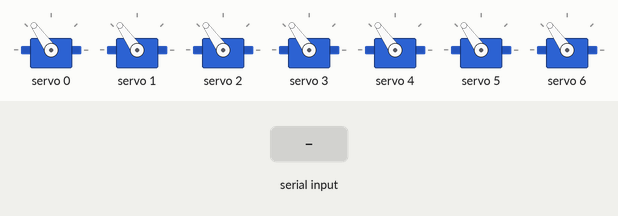
A sketch run on a simulated ESP32. Parts: 7 × servo. Inputs (shaded band) come from the test bench. What the sketch prints to the serial monitor is not drawn.

Above: at 2.7 s.
2.8 s: "GRAB\n" received over Serial
At 3.0 s:
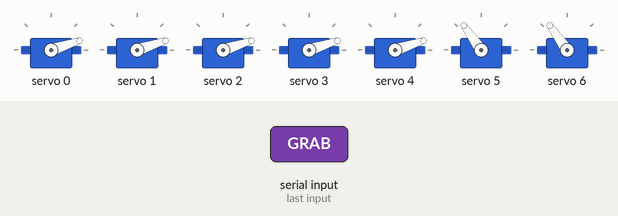
4.7 s: "RELEASE\n" received over Serial
At 5.3 s:
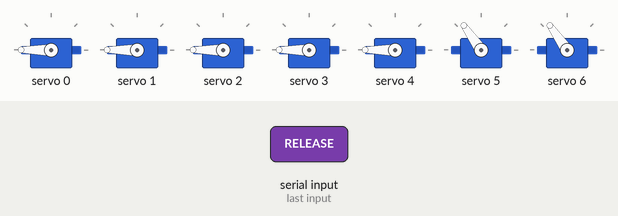
7.3 s: "PICK\n" received over Serial
At 9.8 s:
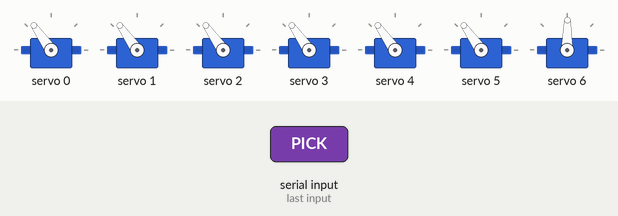
12.3 s: "DROP\n" received over Serial
At 14.1 s:
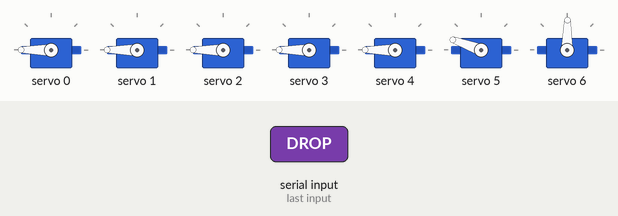
Timing chart, 0 to 16.1 s (numbered marks = the images above; inputs shaded):
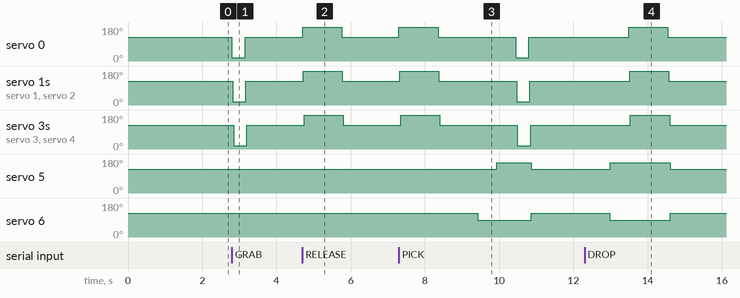

Measured:
- after the input at 2.8 s, servo 0–4: 125° → 18° at once, → 125° 0.35 s later
- after the input at 4.7 s, servo 0–4: 125° → 180° at once, → 125° 1.1 s later
- after the input at 7.3 s, servo 0–4: 125° → 180° at once, → 125° 1.1 s later, → 18° 2.1 s later, → 125° 0.35 s later; servo 5: 125° → 160° after 2.6 s, → 125° 0.93 s later; servo 6: 125° → 89° after 2.1 s, → 125° 1.4 s later
- after the input at 12.3 s, servo 0–4: 125° → 180° after 1.2 s, → 125° 1.1 s later; servo 5: 125° → 160° after 0.69 s, → 125° 1.6 s later; servo 6: 125° → 89° after 0.67 s, → 125° 1.6 s later

The sketch:

ESP32_RoboticArm.ino
```cpp
#include <Wire.h>
#include <Adafruit_PWMServoDriver.h>

// ======================================================
// PCA9685 SETUP
// ======================================================
Adafruit_PWMServoDriver pwm = Adafruit_PWMServoDriver(0x40);

// Servo channels
#define FINGER1 0
#define FINGER2 1
#define FINGER3 2
#define FINGER4 3
#define FINGER5 4
#define WRIST   5
#define ELBOW   6

// ======================================================
// CURRENT ANGLES (for tracking if needed later)
// ======================================================
int currentAngle[7] = {90,90,90,90,90,90,90};

// ======================================================
// SERVO CONTROL FUNCTION
// ======================================================
void setServo(int channel, int angle) {

  angle = constrain(angle, 0, 180);

  // Safe PCA9685 range (adjust if needed for your servos)
  int pulse = map(angle, 0, 180, 150, 600);

  pwm.setPWM(channel, 0, pulse);

  currentAngle[channel] = angle;

  delay(10);  // small smooth delay
}

// ======================================================
// HOME / RESET POSITION (IMPORTANT)
// ======================================================
void homePosition() {

  Serial.println("RESET → HOME POSITION");

  setServo(FINGER1, 90);
  setServo(FINGER2, 90);
  setServo(FINGER3, 90);
  setServo(FINGER4, 90);
  setServo(FINGER5, 90);

  setServo(WRIST, 90);
  setServo(ELBOW, 90);

  delay(500);

  Serial.println("ARM AT HOME POSITION");
}

// ======================================================
// HAND ACTIONS
// ======================================================
void openHand() {

  Serial.println("OPEN HAND");

  for (int i = 0; i < 5; i++) {
    setServo(i, 180);
  }

  delay(1000);
  homePosition();   // return to neutral after action
}

void closeHand() {

  Serial.println("CLOSE HAND");

  for (int i = 0; i < 5; i++) {
    setServo(i, 0);
  }

  delay(300);
  homePosition();   // return to neutral after action
}

// ======================================================
// PICK OBJECT SEQUENCE
// ======================================================
void pickObject() {

  Serial.println("PICK SEQUENCE START");

  openHand();
  delay(500);

  setServo(ELBOW, 60);
  delay(500);

  setServo(WRIST, 120);
  delay(500);

  closeHand();
  delay(500);

  setServo(ELBOW, 90);
  setServo(WRIST, 90);

  delay(500);

  homePosition();   // FINAL RESET

  Serial.println("PICK COMPLETE");
}

// ======================================================
// DROP OBJECT SEQUENCE
// ======================================================
void dropObject() {

  Serial.println("DROP SEQUENCE START");

  setServo(ELBOW, 60);
  setServo(WRIST, 120);
  delay(500);

  openHand();
  delay(500);

  setServo(ELBOW, 90);
  setServo(WRIST, 90);

  delay(500);

  homePosition();   // FINAL RESET

  Serial.println("DROP COMPLETE");
}

// ======================================================
// SETUP
// ======================================================
void setup() {

  Serial.begin(115200);

  Wire.begin();
  pwm.begin();
  pwm.setPWMFreq(50);   // standard servo frequency

  delay(1000);

  Serial.println("🤖 Robotic Arm Ready");

  homePosition();   // safe startup position
}

// ======================================================
// MAIN LOOP (COMMAND LISTENER)
// ======================================================
void loop() {

  if (Serial.available()) {

    String cmd = Serial.readStringUntil('\n');
    cmd.trim();
    cmd.toUpperCase();

    Serial.print("CMD RECEIVED: ");
    Serial.println(cmd);

    // ==================================================
    // BASIC COMMANDS (Python control)
    // ==================================================

    if (cmd == "GRAB") {
      closeHand();
    }

    else if (cmd == "RELEASE") {
      openHand();
    }

    else if (cmd == "PICK") {
      pickObject();
    }

    else if (cmd == "DROP") {
      dropObject();
    }

    else if (cmd == "RESET") {
      homePosition();
    }

    else {
      Serial.println("UNKNOWN COMMAND");
    }
  }
}
```
